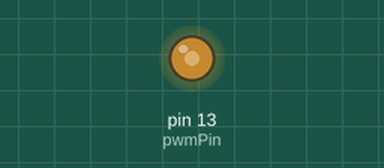
Simulated run of this sketch. Board: Arduino Uno, built with avr-gcc and run on an emulated ATmega328P. On the bench: output pins drawn as LEDs (lit = HIGH).

Above: at 0.1 s.
Timing chart, 0 to 1.6 s (numbered marks = the images above):
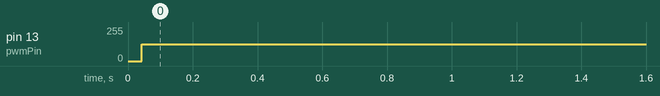

The sketch:

Quadcopter.ino
```cpp
int pwmPin = 13;
float duty = 0.50;

void setup()
{
  pinMode(pwmPin, OUTPUT);
}

void loop()
{
  digitalWrite(pwmPin, HIGH);
  delayMicroseconds(1000 * duty); // Approximately 10% duty cycle @ 1KHz
  digitalWrite(pwmPin, LOW);
  delayMicroseconds(1000 - (1000 * duty));
}
```

Measured:
- by itself, pin 13 (pwmPin): 0/255 → 127/255 at 0.04 s
